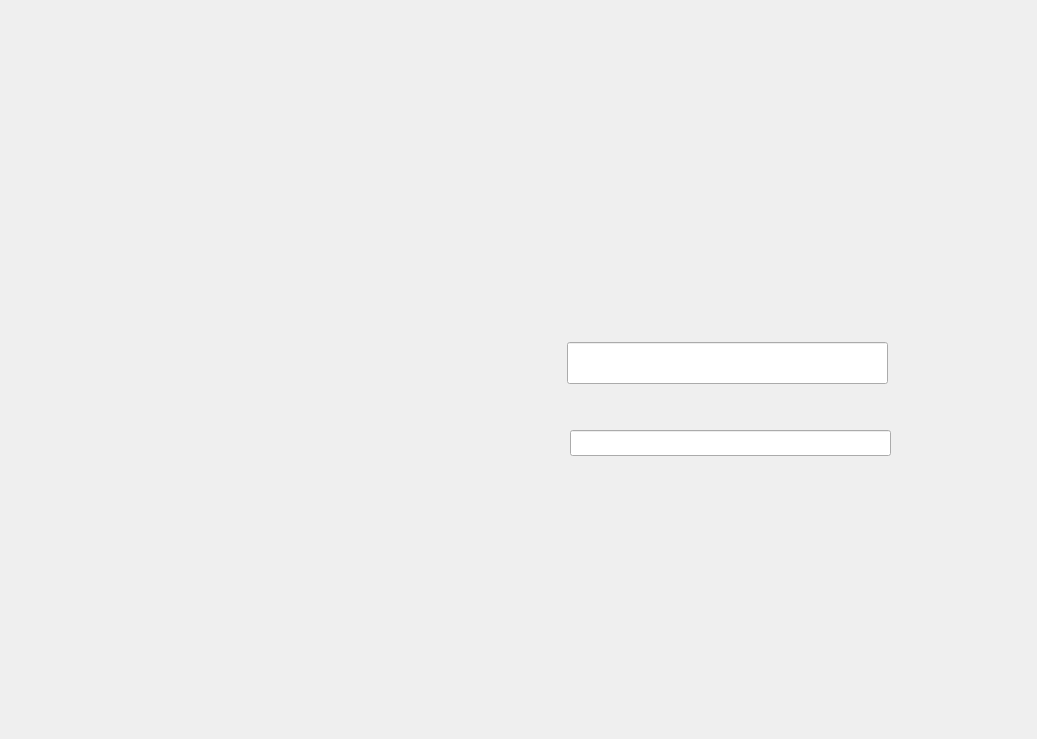
<?xml version="1.0" encoding="UTF-8"?>
<ui version="4.0">
 <class>Form</class>
 <widget class="QWidget" name="Form">
  <property name="geometry">
   <rect>
    <x>0</x>
    <y>0</y>
    <width>1037</width>
    <height>739</height>
   </rect>
  </property>
  <property name="windowTitle">
   <string>Form</string>
  </property>
  <widget class="QFrame" name="Login">
   <property name="enabled">
    <bool>true</bool>
   </property>
   <property name="geometry">
    <rect>
     <x>0</x>
     <y>0</y>
     <width>1020</width>
     <height>720</height>
    </rect>
   </property>
   <property name="styleSheet">
    <string notr="true">QFrame#Login{
    /* Reemplaza la ruta por la ubicación real de tu imagen */
    border-image: url(&quot;../../assets/DISEÑOS/LoginNuevo.png&quot;) 0 0 0 0 stretch stretch;
    background-color: transparent;
}</string>
   </property>
   <property name="frameShape">
    <enum>QFrame::Shape::StyledPanel</enum>
   </property>
   <property name="frameShadow">
    <enum>QFrame::Shadow::Raised</enum>
   </property>
   <widget class="QPushButton" name="pushButton">
    <property name="geometry">
     <rect>
      <x>568</x>
      <y>505</y>
      <width>370</width>
      <height>50</height>
     </rect>
    </property>
    <property name="styleSheet">
     <string notr="true">
QPushButton {
background-color: transparent;
border: none;
}

QPushButton:hover {
background-color: rgba(255, 255, 255, 80);
border-radius: 10px;
}</string>
    </property>
    <property name="text">
     <string/>
    </property>
   </widget>
   <widget class="QPushButton" name="pushButton_2">
    <property name="geometry">
     <rect>
      <x>568</x>
      <y>585</y>
      <width>370</width>
      <height>50</height>
     </rect>
    </property>
    <property name="styleSheet">
     <string notr="true">
QPushButton {
background-color: transparent;
border: none;
}

QPushButton:hover {
background-color: rgba(255, 255, 255, 80);
border-radius: 10px;
}</string>
    </property>
    <property name="text">
     <string/>
    </property>
   </widget>
   <widget class="QLineEdit" name="lineEdit">
    <property name="geometry">
     <rect>
      <x>567</x>
      <y>342</y>
      <width>321</width>
      <height>42</height>
     </rect>
    </property>
   </widget>
   <widget class="QLineEdit" name="lineEdit_2">
    <property name="geometry">
     <rect>
      <x>570</x>
      <y>430</y>
      <width>321</width>
      <height>26</height>
     </rect>
    </property>
   </widget>
  </widget>
 </widget>
 <resources/>
 <connections/>
</ui>
